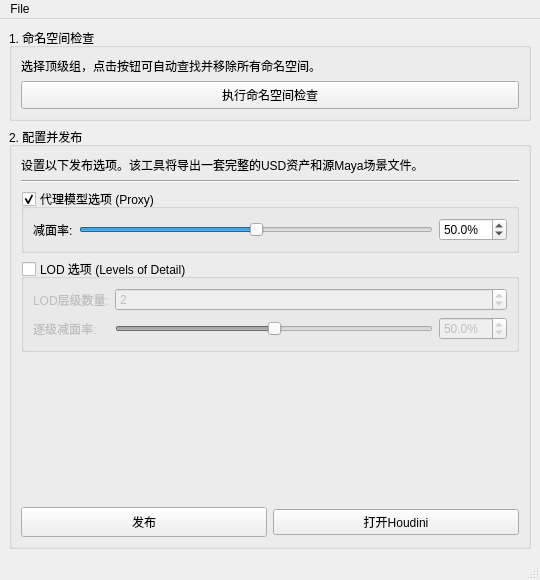
<?xml version="1.0" encoding="UTF-8"?>
<ui version="4.0">
 <class>PublishTool</class>
 <widget class="QMainWindow" name="PublishTool">
  <property name="geometry">
   <rect>
    <x>0</x>
    <y>0</y>
    <width>540</width>
    <height>580</height>
   </rect>
  </property>
  <property name="windowTitle">
   <string>着色器发布工具</string>
  </property>
  <widget class="QWidget" name="centralwidget">
   <layout class="QVBoxLayout" name="verticalLayout_2">
    <item>
     <widget class="QGroupBox" name="groupBox">
      <property name="title">
       <string>1. 命名空间检查</string>
      </property>
      <layout class="QVBoxLayout" name="verticalLayout">
       <item>
        <widget class="QLabel" name="NameSpaceInfo">
         <property name="text">
          <string>选择顶级组，点击按钮可自动查找并移除所有命名空间。</string>
         </property>
         <property name="wordWrap">
          <bool>true</bool>
         </property>
        </widget>
       </item>
       <item>
        <widget class="QPushButton" name="NameSpaceButton">
         <property name="minimumSize">
          <size>
           <width>0</width>
           <height>28</height>
          </size>
         </property>
         <property name="text">
          <string>执行命名空间检查</string>
         </property>
        </widget>
       </item>
      </layout>
     </widget>
    </item>
    <item>
     <widget class="QGroupBox" name="groupBox_2">
      <property name="title">
       <string>2. 配置并发布</string>
      </property>
      <layout class="QVBoxLayout" name="verticalLayout_8">
       <item>
        <widget class="QLabel" name="PublishInfo">
         <property name="text">
          <string>设置以下发布选项。该工具将导出一套完整的USD资产和源Maya场景文件。</string>
         </property>
         <property name="wordWrap">
          <bool>true</bool>
         </property>
        </widget>
       </item>
       <item>
        <widget class="Line" name="line">
         <property name="orientation">
          <enum>Qt::Orientation::Horizontal</enum>
         </property>
        </widget>
       </item>
       <item>
        <widget class="QGroupBox" name="proxyGroupBox">
         <property name="title">
          <string>代理模型选项 (Proxy)</string>
         </property>
         <property name="checkable">
          <bool>true</bool>
         </property>
         <property name="checked">
          <bool>true</bool>
         </property>
         <layout class="QFormLayout" name="formLayout">
          <item row="0" column="0">
           <widget class="QLabel" name="label">
            <property name="text">
             <string>减面率:</string>
            </property>
           </widget>
          </item>
          <item row="0" column="1">
           <layout class="QHBoxLayout" name="horizontalLayout_4">
            <item>
             <widget class="QSlider" name="proxyReduceSlider">
              <property name="maximum">
               <number>1000</number>
              </property>
              <property name="value">
               <number>500</number>
              </property>
              <property name="orientation">
               <enum>Qt::Orientation::Horizontal</enum>
              </property>
             </widget>
            </item>
            <item>
             <widget class="QDoubleSpinBox" name="proxyReduceSpinBox">
              <property name="maximumSize">
               <size>
                <width>80</width>
                <height>16777215</height>
               </size>
              </property>
              <property name="suffix">
               <string>%</string>
              </property>
              <property name="decimals">
               <number>1</number>
              </property>
              <property name="maximum">
               <double>100.000000000000000</double>
              </property>
              <property name="singleStep">
               <double>0.100000000000000</double>
              </property>
              <property name="value">
               <double>50.000000000000000</double>
              </property>
             </widget>
            </item>
           </layout>
          </item>
         </layout>
        </widget>
       </item>
       <item>
        <widget class="QGroupBox" name="lodGroupBox">
         <property name="title">
          <string>LOD 选项 (Levels of Detail)</string>
         </property>
         <property name="checkable">
          <bool>true</bool>
         </property>
         <property name="checked">
          <bool>false</bool>
         </property>
         <layout class="QFormLayout" name="formLayout_2">
          <item row="0" column="0">
           <widget class="QLabel" name="label_2">
            <property name="text">
             <string>LOD层级数量:</string>
            </property>
           </widget>
          </item>
          <item row="0" column="1">
           <widget class="QSpinBox" name="lodCountSpinBox">
            <property name="minimum">
             <number>1</number>
            </property>
            <property name="maximum">
             <number>10</number>
            </property>
            <property name="value">
             <number>2</number>
            </property>
           </widget>
          </item>
          <item row="1" column="0">
           <widget class="QLabel" name="label_3">
            <property name="text">
             <string>逐级减面率:</string>
            </property>
           </widget>
          </item>
          <item row="1" column="1">
           <layout class="QHBoxLayout" name="horizontalLayout_5">
            <item>
             <widget class="QSlider" name="lodReduceSlider">
              <property name="maximum">
               <number>1000</number>
              </property>
              <property name="value">
               <number>500</number>
              </property>
              <property name="orientation">
               <enum>Qt::Orientation::Horizontal</enum>
              </property>
             </widget>
            </item>
            <item>
             <widget class="QDoubleSpinBox" name="lodReduceSpinBox">
              <property name="maximumSize">
               <size>
                <width>80</width>
                <height>16777215</height>
               </size>
              </property>
              <property name="suffix">
               <string>%</string>
              </property>
              <property name="decimals">
               <number>1</number>
              </property>
              <property name="maximum">
               <double>100.000000000000000</double>
              </property>
              <property name="singleStep">
               <double>0.100000000000000</double>
              </property>
              <property name="value">
               <double>50.000000000000000</double>
              </property>
             </widget>
            </item>
           </layout>
          </item>
         </layout>
        </widget>
       </item>
       <item>
        <spacer name="verticalSpacer">
         <property name="orientation">
          <enum>Qt::Orientation::Vertical</enum>
         </property>
         <property name="sizeHint" stdset="0">
          <size>
           <width>20</width>
           <height>40</height>
          </size>
         </property>
        </spacer>
       </item>
       <item>
        <layout class="QHBoxLayout" name="horizontalLayout_2">
         <item>
          <widget class="QPushButton" name="PublishInfoButton">
           <property name="minimumSize">
            <size>
             <width>0</width>
             <height>30</height>
            </size>
           </property>
           <property name="text">
            <string>发布</string>
           </property>
          </widget>
         </item>
         <item>
          <widget class="QPushButton" name="OpenHoudiniButton">
           <property name="text">
            <string>打开Houdini</string>
           </property>
          </widget>
         </item>
        </layout>
       </item>
      </layout>
     </widget>
    </item>
   </layout>
  </widget>
  <widget class="QStatusBar" name="statusbar"/>
  <widget class="QMenuBar" name="menubar">
   <property name="geometry">
    <rect>
     <x>0</x>
     <y>0</y>
     <width>540</width>
     <height>22</height>
    </rect>
   </property>
   <widget class="QMenu" name="menuFile_2">
    <property name="title">
     <string>File</string>
    </property>
    <addaction name="actionOpen_Project_Folder_2"/>
   </widget>
   <addaction name="menuFile_2"/>
  </widget>
  <action name="actionOpen_Project_Folder">
   <property name="text">
    <string>打开项目文件夹</string>
   </property>
  </action>
  <action name="actionOpen_Project_Folder_2">
   <property name="text">
    <string>Open Project Folder</string>
   </property>
  </action>
 </widget>
 <resources/>
 <connections/>
</ui>
